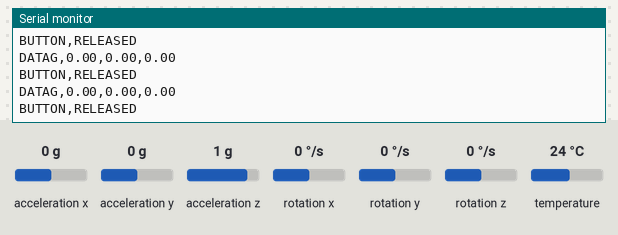
A program run on a simulated ESP8266 (NodeMCU). On the bench: the last lines printed to the serial monitor. The inputs (shaded band) are chosen by the test bench; at power-on: rotation x 0 °/s, rotation y 0 °/s, acceleration x 0 g, acceleration y 0 g, acceleration z 1 g, rotation z 0 °/s, temperature 24 °C.

Above: at 1.2 s.
1.3 s: rotation x set to -192 °/s
At 2.4 s:
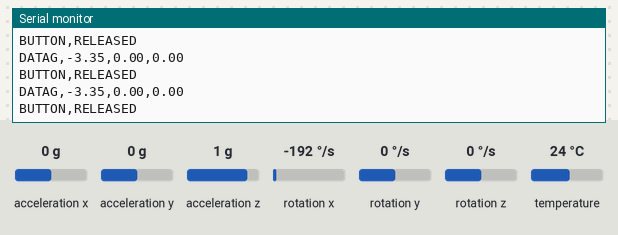
2.8 s: rotation y set to -192 °/s
At 3.8 s:
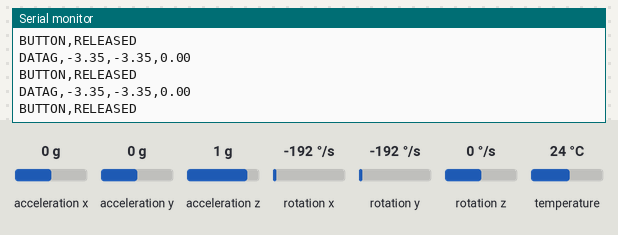

Measured:
- after the input at 1.3 s, the serial monitor: prints a new line at once (image 1)
- after the input at 2.8 s, the serial monitor: prints a new line at once (image 2)

The program:

main.cpp
```cpp
#include <Wire.h>
#include <Adafruit_MPU6050.h>
#include <Adafruit_Sensor.h>

Adafruit_MPU6050 mpu;

// Define pin for the button
const int buttonPin = D3; // Pin for the button

// Define variables for the zero-offset error
double offsetX, offsetY, offsetZ;

void calibrateGyro()
{
  sensors_event_t a, g, temp;
  mpu.getEvent(&a, &g, &temp);

  offsetX = g.gyro.x;
  offsetY = g.gyro.y;
  offsetZ = g.gyro.z;

  Serial.println("Gyro calibrated");
}

void setup()
{
  Serial.begin(115200); // Set baud rate
  if (!mpu.begin())
  {
    Serial.println("Failed to find MPU6050 sensor");
    while (1)
      ;
  }
  Serial.println("MPU6050 initialized");

  // Perform sensor calibration
  calibrateGyro();

  // Set up button pin
  pinMode(buttonPin, INPUT_PULLUP); // Use internal pull-up
}

void loop()
{
  sensors_event_t a, g, temp;
  mpu.getEvent(&a, &g, &temp);

  // Adjust gyro data based on zero-offset error
  double x = g.gyro.x - offsetX;
  double y = g.gyro.y - offsetY;
  double z = g.gyro.z - offsetZ;

  // Read the button state
  int buttonState = digitalRead(buttonPin);

  // Send acceleration, gyro data, and button state as ASCII text
  // Serial.print("DATAL,");
  // Serial.print(a.acceleration.x);
  // Serial.print(",");
  // Serial.print(a.acceleration.y);
  // Serial.print(",");
  // Serial.println(a.acceleration.z);

  Serial.print("DATAG,");
  Serial.print(x);
  Serial.print(",");
  Serial.print(y);
  Serial.print(",");
  Serial.println(z);

  Serial.print("BUTTON,");
  Serial.println(buttonState == LOW ? "PRESSED" : "RELEASED");

  // delay(10);
}
```
